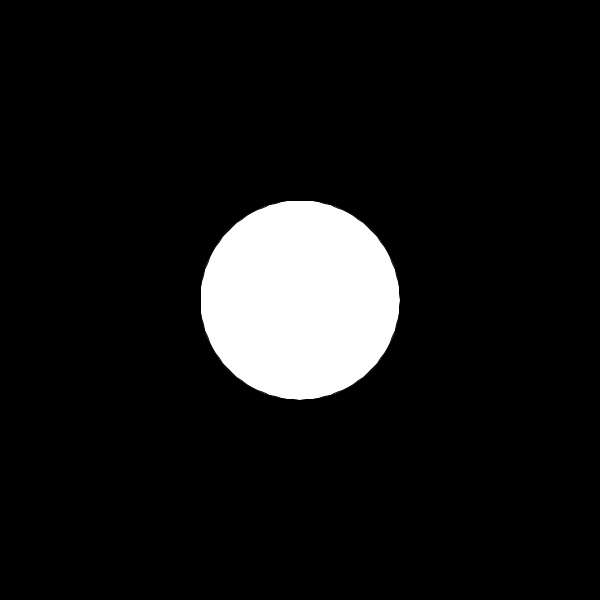
Frame 1 (no input)
Frame 60 (the mouse pressed at the canvas centre just before this capture): identical to frame 1, image omitted
Frame 120 (the mouse held since frame 60 and released just before this capture): identical to frame 1, image omitted

The Processing sketch that drew this single still picture (run headless with seeded random() and noise(); from frame 60 on, the mouse is pressed at the canvas centre):

// Processing sketch: rhodonea_curves
// ── rhodonea_curves.pde
/* 
In mathematics, a rose or rhodonea curve 
is a sinusoid plotted in polar coordinates.
*/
float r = 100;
float theta;
float x;
float y;

float res = 100;

void setup() {
  size(600,600);
  
}


void draw() {
  background(0);
  pushMatrix();
  translate(width*0.5,height*0.5);
  fill(255);
  beginShape();
  
  //res = map(mouseX, 0, width,3,100);
  for(int i = 0; i < res; i++) {
    
    theta = map(i,0,res,0,TWO_PI);
    
    x = r * cos(theta);
    y = r * sin(theta);
    
    vertex(x,y);
  }
  
  endShape(CLOSE);
  
  popMatrix();
}
